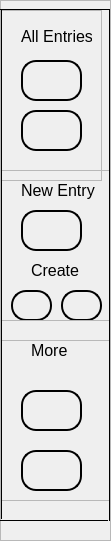
      <widget class="QFrame" name="frame">
       <property name="geometry">
        <rect>
         <x>0</x>
         <y>0</y>
         <width>111</width>
         <height>541</height>
        </rect>
       </property>
       <property name="styleSheet">
        <string notr="true"/>
       </property>
       <property name="frameShape">
        <enum>QFrame::StyledPanel</enum>
       </property>
       <property name="frameShadow">
        <enum>QFrame::Raised</enum>
       </property>
       <widget class="QFrame" name="frame_2">
        <property name="geometry">
         <rect>
          <x>1</x>
          <y>170</y>
          <width>111</width>
          <height>171</height>
         </rect>
        </property>
        <property name="sizePolicy">
         <sizepolicy hsizetype="Expanding" vsizetype="Expanding">
          <horstretch>0</horstretch>
          <verstretch>0</verstretch>
         </sizepolicy>
        </property>
        <property name="frameShape">
         <enum>QFrame::StyledPanel</enum>
        </property>
        <property name="frameShadow">
         <enum>QFrame::Raised</enum>
        </property>
        <widget class="QPushButton" name="create_entry">
         <property name="geometry">
          <rect>
           <x>10</x>
           <y>120</y>
           <width>41</width>
           <height>31</height>
          </rect>
         </property>
         <property name="font">
          <font>
           <pointsize>12</pointsize>
          </font>
         </property>
         <property name="cursor">
          <cursorShape>ArrowCursor</cursorShape>
         </property>
         <property name="toolTip">
          <string notr="true">Create New Entry</string>
         </property>
         <property name="statusTip">
          <string>Create New Entry</string>
         </property>
         <property name="styleSheet">
          <string notr="true">QPushButton{
  border: 1.5px solid black;
  border-radius: 15px;
  padding: 5px;
}
QPushButton:hover{
  background-color: rgb(213, 213, 213);  
}</string>
         </property>
         <property name="text">
          <string/>
         </property>
         <property name="icon">
          <iconset>
           <normaloff>../Data Manager/Project MEW/GUI INTERFACE/icons/plus-circle.svg</normaloff>../Data Manager/Project MEW/GUI INTERFACE/icons/plus-circle.svg</iconset>
         </property>
         <property name="iconSize">
          <size>
           <width>24</width>
           <height>24</height>
          </size>
         </property>
        </widget>
        <widget class="QPushButton" name="passwordgen">
         <property name="geometry">
          <rect>
           <x>20</x>
           <y>40</y>
           <width>61</width>
           <height>41</height>
          </rect>
         </property>
         <property name="sizePolicy">
          <sizepolicy hsizetype="Minimum" vsizetype="Fixed">
           <horstretch>0</horstretch>
           <verstretch>0</verstretch>
          </sizepolicy>
         </property>
         <property name="font">
          <font>
           <pointsize>12</pointsize>
          </font>
         </property>
         <property name="cursor">
          <cursorShape>ArrowCursor</cursorShape>
         </property>
         <property name="contextMenuPolicy">
          <enum>Qt::NoContextMenu</enum>
         </property>
         <property name="acceptDrops">
          <bool>false</bool>
         </property>
         <property name="toolTip">
          <string notr="true" extracomment="Generate Passwords">Generate Passwords</string>
         </property>
         <property name="toolTipDuration">
          <number>-1</number>
         </property>
         <property name="statusTip">
          <string extracomment="Generate Passwords">Generate New Password</string>
         </property>
         <property name="whatsThis">
          <string>Generate Passwords</string>
         </property>
         <property name="accessibleName">
          <string extracomment="Generate Passwords">Generate Passwords</string>
         </property>
         <property name="accessibleDescription">
          <string extracomment="Generate Passwords">Generate Passwords</string>
         </property>
         <property name="styleSheet">
          <string notr="true">QPushButton{
  border: 1.5px solid black;
  border-radius: 15px;
  padding: 5px;
}
QPushButton:hover{
  background-color: rgb(213, 213, 213);  
}</string>
         </property>
         <property name="text">
          <string/>
         </property>
         <property name="icon">
          <iconset resource="../Data Manager/Project MEW/GUI INTERFACE/icon.qrc">
           <normaloff>:/newPrefix/icons/key.svg</normaloff>:/newPrefix/icons/key.svg</iconset>
         </property>
         <property name="iconSize">
          <size>
           <width>24</width>
           <height>24</height>
          </size>
         </property>
        </widget>
        <widget class="QLabel" name="label_2">
         <property name="geometry">
          <rect>
           <x>20</x>
           <y>10</y>
           <width>81</width>
           <height>21</height>
          </rect>
         </property>
         <property name="font">
          <font>
           <pointsize>12</pointsize>
          </font>
         </property>
         <property name="text">
          <string>New Entry</string>
         </property>
        </widget>
        <widget class="QPushButton" name="create_folder">
         <property name="geometry">
          <rect>
           <x>60</x>
           <y>120</y>
           <width>41</width>
           <height>31</height>
          </rect>
         </property>
         <property name="font">
          <font>
           <pointsize>12</pointsize>
          </font>
         </property>
         <property name="cursor">
          <cursorShape>ArrowCursor</cursorShape>
         </property>
         <property name="toolTip">
          <string notr="true">Create New Folder</string>
         </property>
         <property name="statusTip">
          <string>Create New Folder</string>
         </property>
         <property name="styleSheet">
          <string notr="true">QPushButton{
  border: 1.5px solid black;
  border-radius: 15px;
  padding: 5px;
}
QPushButton:hover{
  background-color: rgb(213, 213, 213);  
}</string>
         </property>
         <property name="text">
          <string/>
         </property>
         <property name="icon">
          <iconset>
           <normaloff>../Data Manager/Project MEW/GUI INTERFACE/icons/plus-circle.svg</normaloff>../Data Manager/Project MEW/GUI INTERFACE/icons/plus-circle.svg</iconset>
         </property>
         <property name="iconSize">
          <size>
           <width>24</width>
           <height>24</height>
          </size>
         </property>
        </widget>
        <widget class="QLabel" name="label_13">
         <property name="geometry">
          <rect>
           <x>30</x>
           <y>90</y>
           <width>51</width>
           <height>21</height>
          </rect>
         </property>
         <property name="font">
          <font>
           <pointsize>12</pointsize>
          </font>
         </property>
         <property name="text">
          <string>Create</string>
         </property>
        </widget>
       </widget>
       <widget class="QFrame" name="frame_3">
        <property name="geometry">
         <rect>
          <x>1</x>
          <y>320</y>
          <width>111</width>
          <height>181</height>
         </rect>
        </property>
        <property name="sizePolicy">
         <sizepolicy hsizetype="Expanding" vsizetype="Expanding">
          <horstretch>0</horstretch>
          <verstretch>0</verstretch>
         </sizepolicy>
        </property>
        <property name="styleSheet">
         <string notr="true"/>
        </property>
        <property name="frameShape">
         <enum>QFrame::StyledPanel</enum>
        </property>
        <property name="frameShadow">
         <enum>QFrame::Raised</enum>
        </property>
        <widget class="QPushButton" name="settings">
         <property name="geometry">
          <rect>
           <x>20</x>
           <y>70</y>
           <width>61</width>
           <height>41</height>
          </rect>
         </property>
         <property name="font">
          <font>
           <pointsize>12</pointsize>
          </font>
         </property>
         <property name="cursor">
          <cursorShape>ArrowCursor</cursorShape>
         </property>
         <property name="toolTip">
          <string notr="true">Open Settings</string>
         </property>
         <property name="statusTip">
          <string>Open Settings</string>
         </property>
         <property name="styleSheet">
          <string notr="true">QPushButton{
  border: 1.5px solid black;
  border-radius: 15px;
  padding: 5px;
}
QPushButton:hover{
  background-color: rgb(213, 213, 213);  
}</string>
         </property>
         <property name="text">
          <string/>
         </property>
         <property name="icon">
          <iconset resource="../Data Manager/Project MEW/GUI INTERFACE/icon.qrc">
           <normaloff>:/newPrefix/icons/settings.svg</normaloff>:/newPrefix/icons/settings.svg</iconset>
         </property>
         <property name="iconSize">
          <size>
           <width>24</width>
           <height>24</height>
          </size>
         </property>
        </widget>
        <widget class="QPushButton" name="about">
         <property name="geometry">
          <rect>
           <x>20</x>
           <y>130</y>
           <width>61</width>
           <height>41</height>
          </rect>
         </property>
         <property name="font">
          <font>
           <pointsize>12</pointsize>
          </font>
         </property>
         <property name="cursor">
          <cursorShape>ArrowCursor</cursorShape>
         </property>
         <property name="toolTip">
          <string notr="true">About</string>
         </property>
         <property name="statusTip">
          <string>About Data Manager</string>
         </property>
         <property name="styleSheet">
          <string notr="true">QPushButton{
  border: 1.5px solid black;
  border-radius: 15px;
  padding: 5px;
}
QPushButton:hover{
  background-color: rgb(213, 213, 213);  
}</string>
         </property>
         <property name="text">
          <string/>
         </property>
         <property name="icon">
          <iconset resource="../Data Manager/Project MEW/GUI INTERFACE/icon.qrc">
           <normaloff>:/newPrefix/icons/info.svg</normaloff>:/newPrefix/icons/info.svg</iconset>
         </property>
         <property name="iconSize">
          <size>
           <width>24</width>
           <height>24</height>
          </size>
         </property>
        </widget>
        <widget class="QLabel" name="label_3">
         <property name="geometry">
          <rect>
           <x>30</x>
           <y>20</y>
           <width>41</width>
           <height>21</height>
          </rect>
         </property>
         <property name="font">
          <font>
           <pointsize>12</pointsize>
          </font>
         </property>
         <property name="text">
          <string>More</string>
         </property>
        </widget>
       </widget>
       <widget class="QFrame" name="allentry">
        <property name="geometry">
         <rect>
          <x>1</x>
          <y>10</y>
          <width>101</width>
          <height>171</height>
         </rect>
        </property>
        <property name="sizePolicy">
         <sizepolicy hsizetype="Expanding" vsizetype="Expanding">
          <horstretch>0</horstretch>
          <verstretch>0</verstretch>
         </sizepolicy>
        </property>
        <property name="frameShape">
         <enum>QFrame::StyledPanel</enum>
        </property>
        <property name="frameShadow">
         <enum>QFrame::Raised</enum>
        </property>
        <widget class="QPushButton" name="vault_2">
         <property name="geometry">
          <rect>
           <x>20</x>
           <y>100</y>
           <width>61</width>
           <height>41</height>
          </rect>
         </property>
         <property name="minimumSize">
          <size>
           <width>0</width>
           <height>0</height>
          </size>
         </property>
         <property name="font">
          <font>
           <pointsize>12</pointsize>
          </font>
         </property>
         <property name="cursor">
          <cursorShape>ArrowCursor</cursorShape>
         </property>
         <property name="toolTip">
          <string notr="true">Shows All Stored Data</string>
         </property>
         <property name="statusTip">
          <string>Open All Your Stored Data</string>
         </property>
         <property name="styleSheet">
          <string notr="true">QPushButton{
  border: 1.5px solid black;
  border-radius: 15px;
  padding: 5px;
}
QPushButton:hover{
  background-color: rgb(213, 213, 213);  
}</string>
         </property>
         <property name="text">
          <string/>
         </property>
         <property name="icon">
          <iconset resource="../Data Manager/Project MEW/GUI INTERFACE/icon.qrc">
           <normaloff>:/newPrefix/icons/database.svg</normaloff>:/newPrefix/icons/database.svg</iconset>
         </property>
         <property name="iconSize">
          <size>
           <width>24</width>
           <height>24</height>
          </size>
         </property>
        </widget>
        <widget class="QLabel" name="label">
         <property name="geometry">
          <rect>
           <x>20</x>
           <y>16</y>
           <width>71</width>
           <height>20</height>
          </rect>
         </property>
         <property name="font">
          <font>
           <pointsize>12</pointsize>
          </font>
         </property>
         <property name="text">
          <string>All Entries</string>
         </property>
        </widget>
        <widget class="QPushButton" name="main">
         <property name="geometry">
          <rect>
           <x>20</x>
           <y>50</y>
           <width>61</width>
           <height>41</height>
          </rect>
         </property>
         <property name="font">
          <font>
           <pointsize>12</pointsize>
          </font>
         </property>
         <property name="cursor">
          <cursorShape>ArrowCursor</cursorShape>
         </property>
         <property name="toolTip">
          <string notr="true">Open Main</string>
         </property>
         <property name="toolTipDuration">
          <number>-1</number>
         </property>
         <property name="statusTip">
          <string>Open The Main Menu</string>
         </property>
         <property name="layoutDirection">
          <enum>Qt::LeftToRight</enum>
         </property>
         <property name="styleSheet">
          <string notr="true">QPushButton{
  border: 1.5px solid black;
  border-radius: 15px;
  padding: 5px;
}
QPushButton:hover{
  background-color: rgb(213, 213, 213);  
}</string>
         </property>
         <property name="text">
          <string/>
         </property>
         <property name="icon">
          <iconset resource="../Data Manager/Project MEW/GUI INTERFACE/icon.qrc">
           <normaloff>:/newPrefix/icons/home.svg</normaloff>:/newPrefix/icons/home.svg</iconset>
         </property>
         <property name="iconSize">
          <size>
           <width>24</width>
           <height>24</height>
          </size>
         </property>
        </widget>
       </widget>
       <widget class="Line" name="line">
        <property name="geometry">
         <rect>
          <x>0</x>
          <y>-1</y>
          <width>110</width>
          <height>20</height>
         </rect>
        </property>
        <property name="frameShadow">
         <enum>QFrame::Plain</enum>
        </property>
        <property name="orientation">
         <enum>Qt::Horizontal</enum>
        </property>
       </widget>
       <widget class="Line" name="line_2">
        <property name="geometry">
         <rect>
          <x>0</x>
          <y>510</y>
          <width>108</width>
          <height>20</height>
         </rect>
        </property>
        <property name="frameShadow">
         <enum>QFrame::Plain</enum>
        </property>
        <property name="orientation">
         <enum>Qt::Horizontal</enum>
        </property>
       </widget>
       <widget class="Line" name="line_3">
        <property name="geometry">
         <rect>
          <x>99</x>
          <y>9</y>
          <width>20</width>
          <height>512</height>
         </rect>
        </property>
        <property name="frameShadow">
         <enum>QFrame::Plain</enum>
        </property>
        <property name="orientation">
         <enum>Qt::Vertical</enum>
        </property>
       </widget>
       <widget class="Line" name="line_4">
        <property name="geometry">
         <rect>
          <x>-9</x>
          <y>9</y>
          <width>20</width>
          <height>510</height>
         </rect>
        </property>
        <property name="frameShadow">
         <enum>QFrame::Plain</enum>
        </property>
        <property name="orientation">
         <enum>Qt::Vertical</enum>
        </property>
       </widget>
      </widget>
